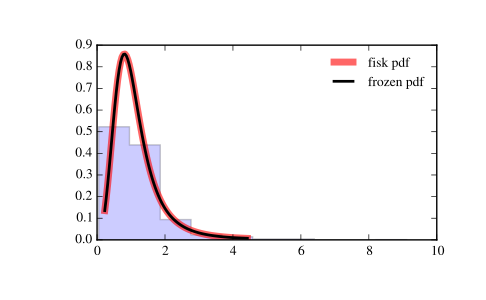

Python code for this plot:
from scipy.stats import fisk
import matplotlib.pyplot as plt
fig, ax = plt.subplots(1, 1)

# Calculate a few first moments:

c = 3.09
mean, var, skew, kurt = fisk.stats(c, moments='mvsk')

# Display the probability density function (``pdf``):

x = np.linspace(fisk.ppf(0.01, c),
                fisk.ppf(0.99, c), 100)
ax.plot(x, fisk.pdf(x, c),
       'r-', lw=5, alpha=0.6, label='fisk pdf')

# Alternatively, the distribution object can be called (as a function)
# to fix the shape, location and scale parameters. This returns a "frozen"
# RV object holding the given parameters fixed.

# Freeze the distribution and display the frozen ``pdf``:

rv = fisk(c)
ax.plot(x, rv.pdf(x), 'k-', lw=2, label='frozen pdf')

# Check accuracy of ``cdf`` and ``ppf``:

vals = fisk.ppf([0.001, 0.5, 0.999], c)
np.allclose([0.001, 0.5, 0.999], fisk.cdf(vals, c))
# True

# Generate random numbers:

r = fisk.rvs(c, size=1000)

# And compare the histogram:

ax.hist(r, normed=True, histtype='stepfilled', alpha=0.2)
ax.legend(loc='best', frameon=False)
plt.show()
